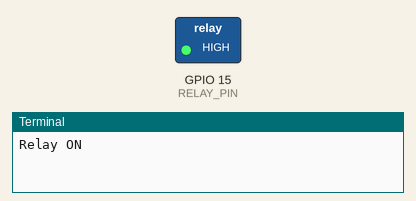
Simulated run of this program. Board: Raspberry Pi (BCM pin numbers). Shown: switched loads named in the program (green lamp = pin HIGH), the last lines printed to the terminal.

Above: at 1.0 s.
At 3.0 s:
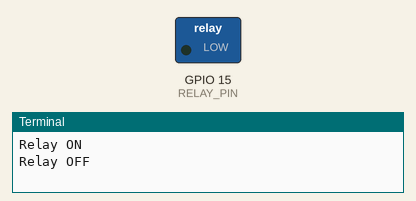
Timing chart, 0 to 5.2 s (numbered marks = the images above):
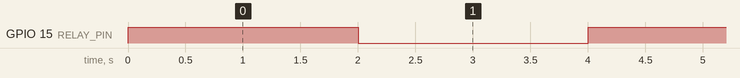

The program:

Pi5_GPIO15Toggle.py
```python
import RPi.GPIO as GPIO
import time

# Define the GPIO pin for the relay
RELAY_PIN = 15  # GPIO15

# Set up GPIO
GPIO.setmode(GPIO.BCM)  # Use BCM numbering
GPIO.setup(RELAY_PIN, GPIO.OUT)  # Set GPIO14 as output

try:
    while True:
        print("Relay ON")
        GPIO.output(RELAY_PIN, GPIO.HIGH)  # Turn ON relay
        time.sleep(2)  # Wait for 2 seconds

        print("Relay OFF")
        GPIO.output(RELAY_PIN, GPIO.LOW)  # Turn OFF relay
        time.sleep(2)  # Wait for 2 seconds

except KeyboardInterrupt:
    print("Exiting...")
    GPIO.cleanup()  # Clean up GPIO on exit
```

Measured:
- by itself, GPIO 15 (RELAY_PIN): alternates HIGH for 2.0 s and LOW for 2.0 s
